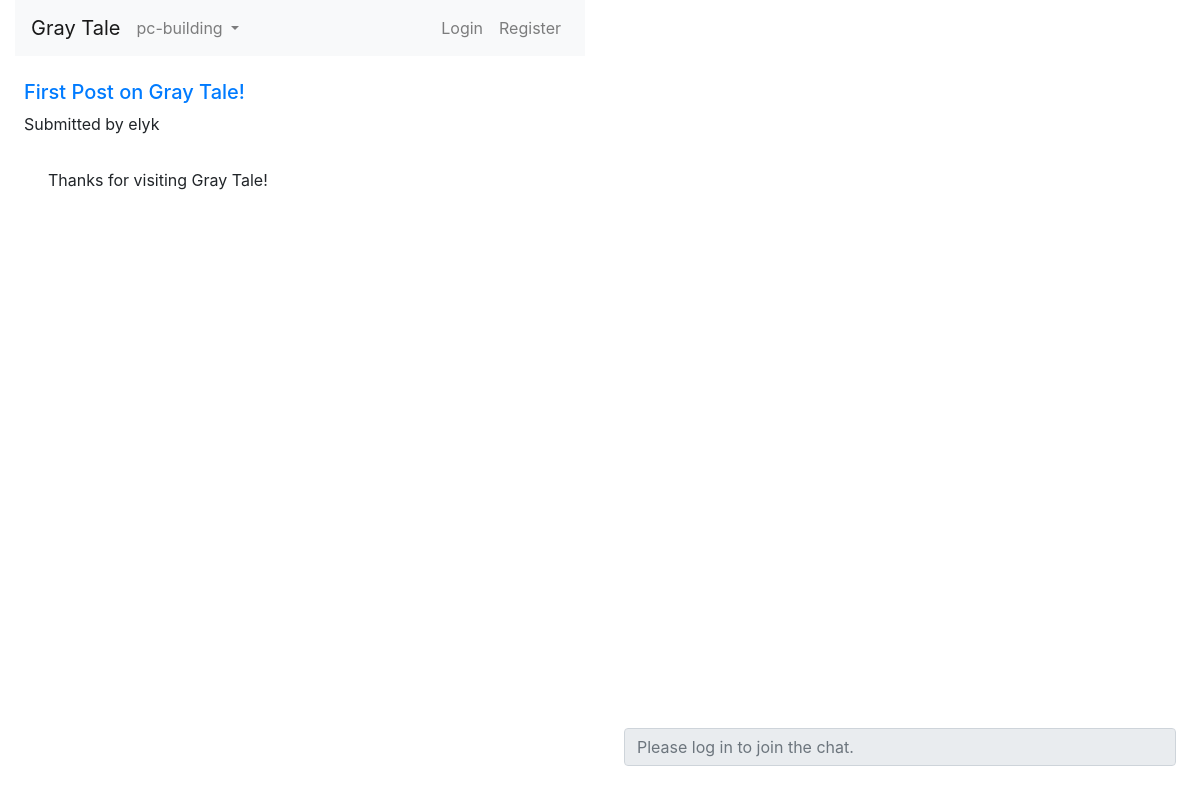
The app's page /g/pc-building/2, older data.
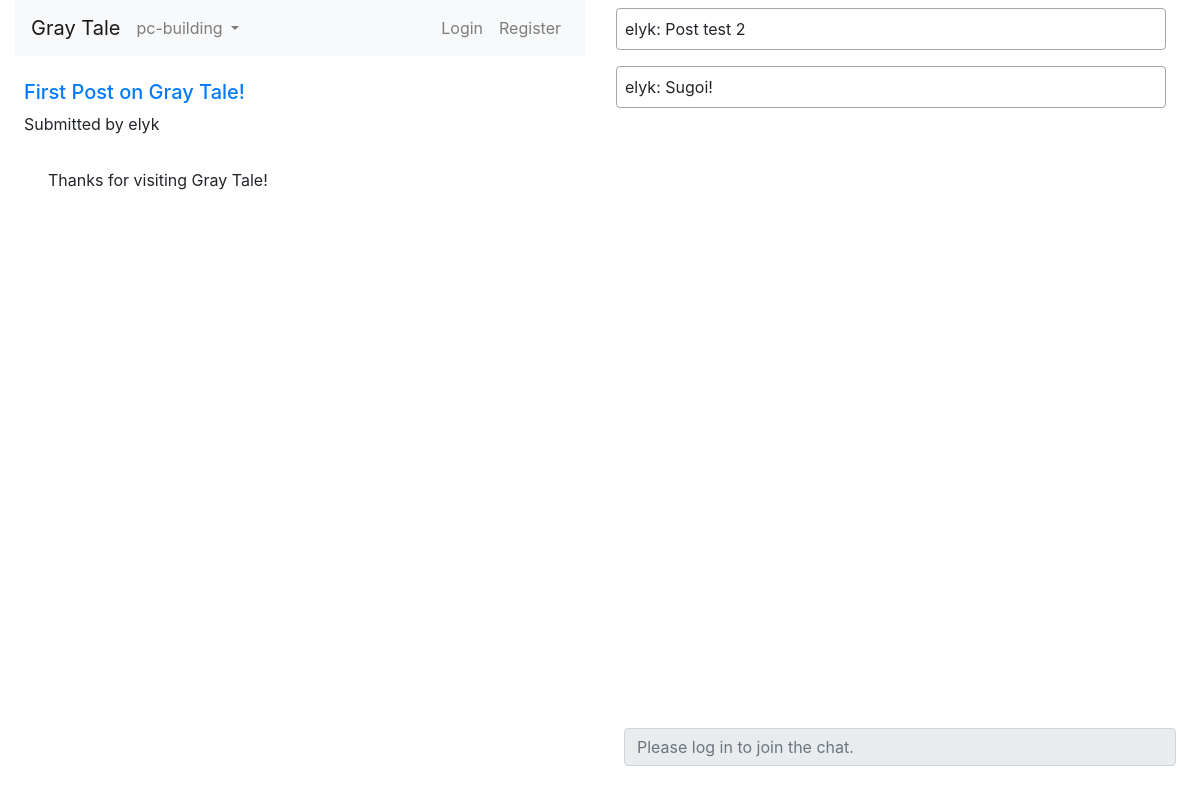
The same page, newer data.
### chatbox/models.py (models this page shows, shortened)
class Message(models.Model):
    dt = datetime.now()
    username = models.CharField(max_length=32,default='user')
    message_text = models.CharField(max_length=1000)
    room_name = models.CharField(max_length=200,default='lobby')
    post_id = models.IntegerField(default=0)
    datetime = models.IntegerField(default=time.mktime(dt.timetuple()))

### chatbox/views.py (the view)
# urls.py: url(r'^g/(?P<room_name>[^/]+)/(?P<post_id>[^/]+)$',views.post_view,name='post'),
def post_view(request, room_name='graytale', post_id='0'):
    post = Post.objects.filter(topic=room_name,id=post_id)[0]
    messages = Message.objects.filter(room_name=room_name, post_id=post_id).order_by('datetime')[:20]
    return render(request,'chat/post.html', {
        'chat_history': messages,
        'room_name': room_name,
        'room_name_json': mark_safe(json.dumps(room_name)),
        'id': post_id,
        'post': post,
    })

### chatbox/templates/chat/post.html (shortened to what this page needs)
{% extends "chat/base.html" %}
{% load static %}
{% block site_head %}
    <link rel="stylesheet" href="{% static 'css/chatbox.css' %}">
{% endblock site_head %}
{% block content %}
        <div class="row flex-fill">
            <div class="posts col-md-6">
                <nav class="navbar navbar-expand-lg navbar-light bg-light">
                    <ul class="navbar-nav mr-auto">
                        <li class="nav-item">
                            <a class="navbar-brand mr-auto" href="{% url 'index' %}">Gray Tale</a>
                        </li>
                        <li class="nav-item dropdown">
                            <a class="nav-link dropdown-toggle" href="#" id="navbarDropdown" role="button" data-toggle="dropdown" aria-haspopup="true" aria-expanded="false">
                                {{room_name}}
                            </a>
                        </li>
                    </ul>
                    <ul class="navbar-nav ml-auto">
                        {% if user.is_authenticated %}
                        <li class="nav-item my-auto">
                            <span>Hi, {{ user }}!</span>
                        </li>
                        <li class="nav-item">
                            <a class="nav-link" href="{% url 'logout' %}">Logout</a>
                        </li>
                        {% else %}
                        <li class="nav-item">
                            <a class="nav-link" data-toggle="modal" data-target="#modal" href="{% url 'login' %}">Login</a>
                        </li>
                        <li class="nav-item">
                            <a class="nav-link" data-toggle="modal" data-target="#modal" href="{% url 'register' %}">Register</a>
                        </li>
                        {% endif %}
                    </ul>
                </nav>
                <div id="posts-window" class="row posts-wrapper">
                    <div class="col-md-12 px-4 pt-4 posts-header">
                        <h5><a href="{{post.url}}">{{post.title}}</a></h5>
                        <p>Submitted by {{post.username}}</p>
                    </div>
                    <div class="col-md-12 posts-text pre-scrollable h-100 px-5 py-3">
                        {{post.text}}
                    </div>
                </div>
            </div>
            <div class="col-md-6" id="chat-log">
                <div id="chat-log-window" class="chat-log-wrapper pre-scrollable">
                    <div class="row" id="chat-log-div">
                    {% for msg in chat_history %}
                        <div class="chat-line col-md-11">
                            <span class="msg-text">{{msg.username}}: {{msg.message_text}}</span>
                        </div>
                    {% endfor %}
                    </div>
                </div>
                <div class="chat-input-wrapper">
                    <div class="row">
                        {% if user.is_authenticated %}
                        <input id="chat-message-input" class="form-control col-md-12" type="text" placeholder="Press 'Enter' to send a message"/>
                        {% else %}
                        <input id="chat-message-input" class="form-control col-md-12" type="text" size="2000" placeholder="Please log in to join the chat." disabled/>
                        {% endif %}
                    </div>
                </div>
            </div>
        </div>
{% endblock content %}

Row changes from the older to the newer data that the page shows:
added Message: username "elyk", message_text "Post test 2"
added Message: username "elyk", message_text "Sugoi!"
